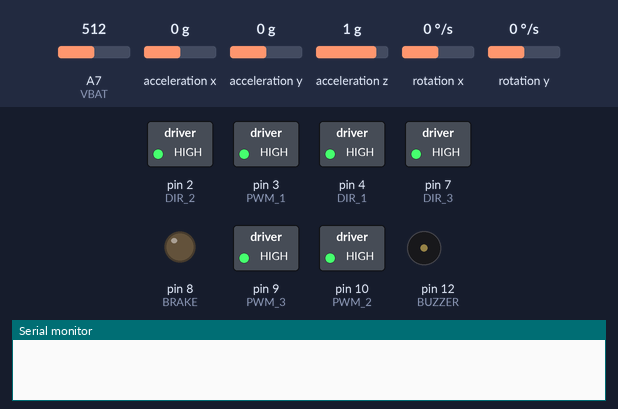
The sketch below on a simulated Arduino Nano, built with avr-gcc and run on an emulated ATmega328P. On the bench: switched loads named in the sketch (green lamp = pin HIGH), output pins drawn as LEDs (lit = HIGH), buzzer (waves = sounding, pin HIGH), the last lines printed to the serial monitor. Wiring (inferred from the names in the program): MPU-6050 motion sensor at I2C address 0x68. Inputs (shaded band) come from the test bench; at power-on: A7 (VBAT) = 512, acceleration x 0 g, acceleration y 0 g, acceleration z 1 g, rotation x 0 °/s, rotation y 0 °/s.

Above: at 0.1 s.
At 10.7 s:
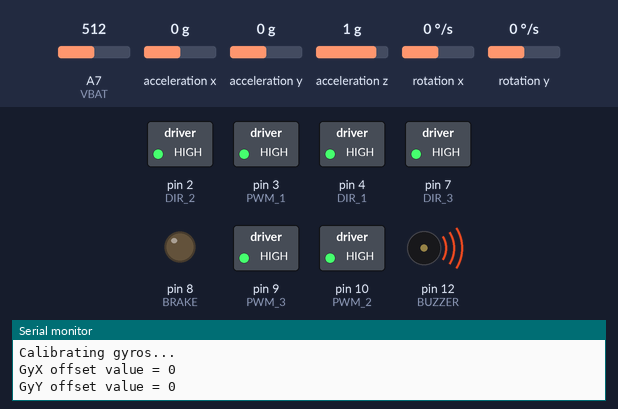
Timing chart, 0 to 12.2 s (numbered marks = the images above):
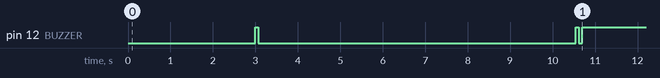

The sketch:

arduino_three_wheel.ino
```cpp
#include "arduino_three_wheel.h"
#include <EEPROM.h>
#include <Wire.h>

void setup() {
  Serial.begin(115200);

  TCCR1A = 0b00000001;
  TCCR1B = 0b00001010;
  TCCR2B = 0b00000010;
  TCCR2A = 0b00000011;

  pinMode(DIR_1, OUTPUT);
  pinMode(DIR_2, OUTPUT);
  pinMode(DIR_3, OUTPUT);
  pinMode(BRAKE, OUTPUT);
  pinMode(BUZZER, OUTPUT);

  Motor1_control(0);
  Motor2_control(0);
  Motor3_control(0);

  EEPROM.get(0, offsets);
  if (offsets.ID == 33) calibrated = true;
    else calibrated = false;
  delay(3000);
  digitalWrite(BUZZER, HIGH);
  delay(70);
  digitalWrite(BUZZER, LOW);

  angle_setup();
}

void loop() {

  currentT = millis();

  if (currentT - previousT_1 >= loop_time) {
    Tuning();
    angle_calc();
    if (vertical && calibrated) {
      digitalWrite(BRAKE, HIGH);
      gyroX = GyX / 131.0; // Convert to deg/s
      gyroY = GyY / 131.0; // Convert to deg/s

      int pwm_X = constrain(K1 * angleX + K2 * gyroX + K3 * motor_speed_pwmX, -255, 255);
      int pwm_Y = constrain(K1 * angleY + K2 * gyroY + K3 * motor_speed_pwmY, -255, 255);

      if (!calibrating) {
        motor_speed_pwmX += pwm_X;
        motor_speed_pwmY += pwm_Y;
        XY_to_threeWay(-pwm_X, pwm_Y);
      } else {
         XY_to_threeWay(0, 0);
         digitalWrite(BRAKE, LOW);
      }
    } else {
      XY_to_threeWay(0, 0);
      digitalWrite(BRAKE, LOW);
      motor_speed_pwmX = 0;
      motor_speed_pwmY = 0;
    }
    previousT_1 = currentT;
  }

  if (currentT - previousT_2 >= 2000) {
    battVoltage((double)analogRead(VBAT) / bat_divider); // kube buvo 300
    if (!calibrated && !calibrating) {
      Serial.println("first you need to calibrate the balancing point...");
    }
    previousT_2 = currentT;
  }

}
```

arduino_three_wheel.h
```cpp
#define PWM_1         3
#define DIR_1         4

#define PWM_2         10
#define DIR_2         2

#define PWM_3         9
#define DIR_3         7

#define BRAKE         8
#define BUZZER        12
#define VBAT          A7

#define MPU6050 0x68           // Device address
#define ACCEL_CONFIG 0x1C      // Accelerometer configuration address
#define GYRO_CONFIG 0x1B       // Gyro configuration address
#define PWR_MGMT_1 0x6B
#define PWR_MGMT_2 0x6C

//Sensor output scaling
#define accSens 0              // 0 = 2g, 1 = 4g, 2 = 8g, 3 = 16g
#define gyroSens 1             // 0 = 250rad/s, 1 = 500rad/s, 2 1000rad/s, 3 = 2000rad/s
#define Gyro_amount 0.996

bool vertical = false;
bool calibrating = false;
bool calibrated = false;

float K1 = 135;
float K2 = 6.0;
float K3 = 0.05;
int loop_time = 11;

struct OffsetsObj {
  int ID;
  float X;
  float Y;
};

OffsetsObj offsets;

int16_t  AcX, AcY, AcZ, GyY, gyroY, GyX, gyroX;

int16_t  AcX_offset = -940;
int16_t  AcY_offset = -200;
int16_t  AcZ_offset = 1800;
int16_t  GyX_offset = 0;
int16_t  GyY_offset = 0;
int32_t  GyX_offset_sum = 0;
int32_t  GyY_offset_sum = 0;

float robot_angleX, robot_angleY, angleX, angleY;
float Acc_angleX, Acc_angleY;
int32_t motor_speed_pwmX;
int32_t motor_speed_pwmY;

int bat_divider = 57;

long currentT, previousT_1, previousT_2 = 0;
```

functions.ino
```cpp
void writeTo(byte device, byte address, byte value) {
  Wire.beginTransmission(device);
  Wire.write(address);
  Wire.write(value);
  Wire.endTransmission(true);
}

void angle_setup() {
  Wire.begin();
  delay(100);
  writeTo(MPU6050, PWR_MGMT_1, 0);
  writeTo(MPU6050, ACCEL_CONFIG, accSens << 3); // Specifying output scaling of accelerometer
  writeTo(MPU6050, GYRO_CONFIG, gyroSens << 3); // Specifying output scaling of gyroscope
  delay(100);
  Serial.println("Calibrating gyros...");

  for (int i = 0; i < 1024; i++) {
    angle_calc();
    GyX_offset_sum += GyX;
    GyY_offset_sum += GyY;
    delay(5);
  }
  GyX_offset = GyX_offset_sum >> 10;
  GyY_offset = GyY_offset_sum >> 10;
  Serial.print("GyX offset value = "); Serial.println(GyX_offset);
  Serial.print("GyY offset value = "); Serial.println(GyY_offset);
  digitalWrite(BUZZER, HIGH);
  delay(70);
  digitalWrite(BUZZER, LOW);
  delay(80);
  digitalWrite(BUZZER, HIGH);
  delay(70);
  digitalWrite(BUZZER, LOW);
}

void angle_calc() {

  Wire.beginTransmission(MPU6050);
  Wire.write(0x3B);
  Wire.endTransmission(false);
  Wire.requestFrom(MPU6050, 6, true);
  AcX = Wire.read() << 8 | Wire.read();   // 0x3B (ACCEL_XOUT_H) & 0x3C (ACCEL_XOUT_L)
  AcY = Wire.read() << 8 | Wire.read();   // 0x3D (ACCEL_YOUT_H) & 0x3E (ACCEL_YOUT_L)
  AcZ = Wire.read() << 8 | Wire.read();   // 0x3F (ACCEL_ZOUT_H) & 0x40 (ACCEL_ZOUT_L)

  Wire.beginTransmission(MPU6050);
  Wire.write(0x43);
  Wire.endTransmission(false);
  Wire.requestFrom(MPU6050, 4, true);
  GyX = Wire.read() << 8 | Wire.read();   // 0x43 (GYRO_XOUT_H) & 0x44 (GYRO_XOUT_L)
  GyY = Wire.read() << 8 | Wire.read();   // 0x45 (GYRO_YOUT_H) & 0x46 (GYRO_YOUT_L)

  AcX += AcX_offset;
  AcY += AcY_offset;
  AcZ += AcZ_offset;
  GyX -= GyX_offset;
  GyY -= GyY_offset;

  robot_angleY += GyY * loop_time / 1000 / 65.536;
  Acc_angleY = -atan2(AcX, AcZ) * 57.2958;               // angle from acc. values    * 57.2958 (deg/rad)
  robot_angleY = robot_angleY * Gyro_amount + Acc_angleY * (1.0 - Gyro_amount);

  robot_angleX += GyX * loop_time / 1000 / 65.536;
  Acc_angleX = atan2(AcY, AcZ) * 57.2958;                // angle from acc. values    * 57.2958 (deg/rad)
  robot_angleX = robot_angleX * Gyro_amount + Acc_angleX * (1.0 - Gyro_amount);

  angleX = robot_angleX - offsets.X;
  angleY = robot_angleY - offsets.Y;

  //Serial.print("AngleX: "); Serial.print(angleX); Serial.print(" AngleY: "); Serial.println(angleY);

  if (abs(angleX) > 8 || abs(angleY) > 8) vertical = false;
  if (abs(angleX) < 0.4 && abs(angleY) < 0.4) vertical = true;
}

void XY_to_threeWay(float pwm_X, float pwm_Y) {

  int16_t m1 = round(0.5 * pwm_X - 0.75 * pwm_Y);
  int16_t m2 = round(0.5 * pwm_X + 0.75 * pwm_Y);
  int16_t m3 = pwm_X;

  Motor1_control(-m1);
  Motor2_control(-m2);
  Motor3_control(m3);

}

void battVoltage(double voltage) {
  //Serial.print("batt: "); Serial.println(voltage); //debug
  if (voltage > 8 && voltage <= 9.5) {
    digitalWrite(BUZZER, HIGH);
  } else {
    digitalWrite(BUZZER, LOW);
  }
}

void Motor1_control(int sp) {
  if (sp > 0) digitalWrite(DIR_1, LOW);
    else digitalWrite(DIR_1, HIGH);
  analogWrite(PWM_1, 255 - abs(sp));
}

void Motor2_control(int sp) {
  if (sp > 0) digitalWrite(DIR_2, LOW);
    else digitalWrite(DIR_2, HIGH);
  analogWrite(PWM_2, 255 - abs(sp));
}

void Motor3_control(int sp) {
  if (sp > 0) digitalWrite(DIR_3, LOW);
    else digitalWrite(DIR_3, HIGH);
  analogWrite(PWM_3, 255 - abs(sp));
}

int Tuning() {
  if (!Serial.available())  return 0;
  delay(2);
  char param = Serial.read();               // get parameter byte
  if (!Serial.available()) return 0;
  char cmd = Serial.read();                 // get command byte
  Serial.flush();
  switch (param) {
    case 'p':
      if (cmd == '+')    K1 += 1;
      if (cmd == '-')    K1 -= 1;
      printValues();
      break;
    case 'i':
      if (cmd == '+')    K2 += 0.05;
      if (cmd == '-')    K2 -= 0.05;
      printValues();
      break;
    case 's':
      if (cmd == '+')    K3 += 0.005;
      if (cmd == '-')    K3 -= 0.005;
      printValues();
      break;
    case 'b':
      if (cmd == '+')    bat_divider += 1;
      if (cmd == '-')    bat_divider -= 1;
      printValues();
      break;
    case 'c':
      if (cmd == '+' && !calibrating) {
        calibrating = true;
         Serial.println("calibrating on");
      }
      if (cmd == '-' && calibrating)  {
        Serial.print("X: "); Serial.print(robot_angleX); Serial.print(" Y: "); Serial.println(robot_angleY);
        if (abs(robot_angleX) < 15 && abs(robot_angleY) < 15) {
          offsets.ID = 33;
          offsets.X = robot_angleX;
          offsets.Y = robot_angleY;
          EEPROM.put(0, offsets);
          calibrated = true;
          calibrating = false;
          Serial.println("calibrating off");
          digitalWrite(BUZZER, HIGH);
          delay(70);
          digitalWrite(BUZZER, LOW);
        } else {
          Serial.println("The angles are wrong!!!");
          digitalWrite(BUZZER, HIGH);
          delay(50);
          digitalWrite(BUZZER, LOW);
          delay(70);
          digitalWrite(BUZZER, HIGH);
          delay(50);
          digitalWrite(BUZZER, LOW);
        }
      }
      break;
   }
}

void printValues() {
  Serial.print("P: "); Serial.print(K1);
  Serial.print(" I: "); Serial.print(K2);
  Serial.print(" S: "); Serial.println(K3,4);
  Serial.print("Bat_divider: "); Serial.println(bat_divider);
}
```
